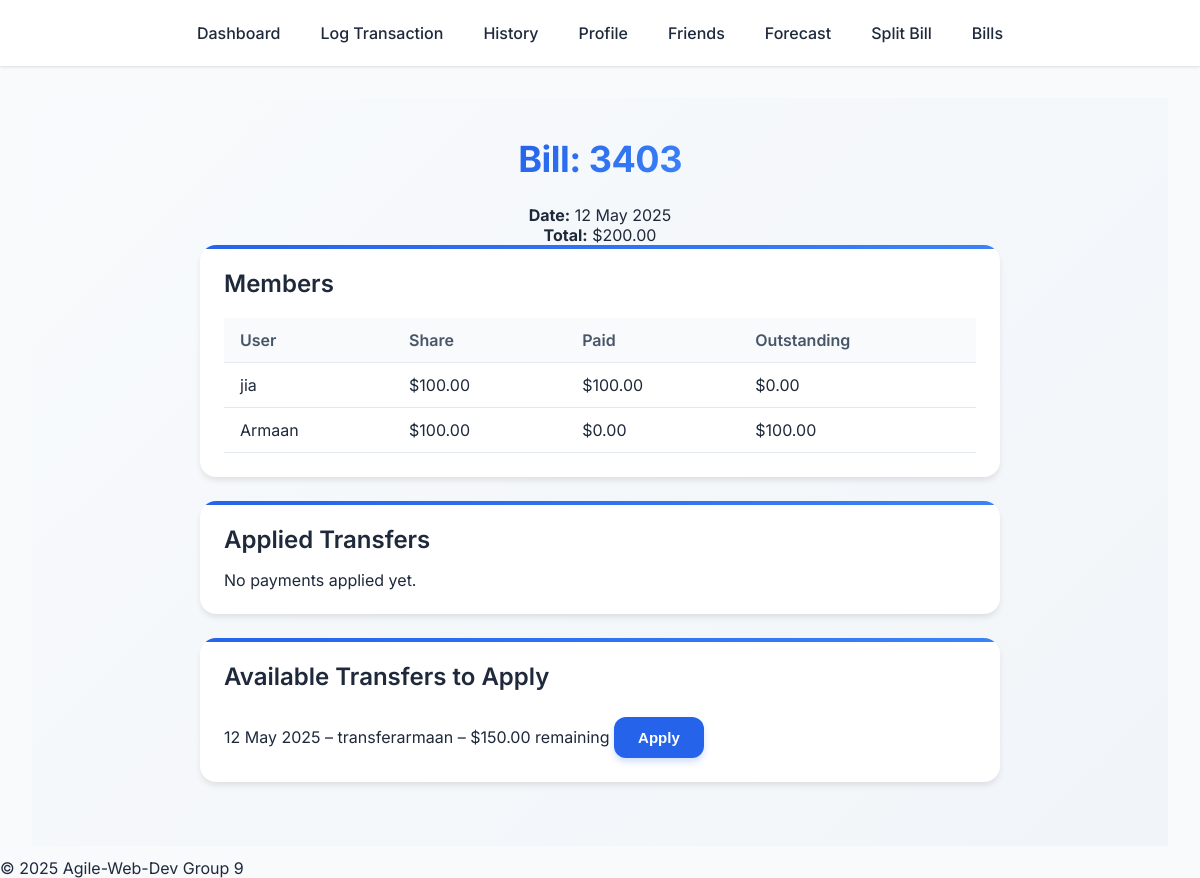
/bill/11 (signed in), run on the app's committed database.
### app/models.py (models this page shows, shortened)
class Bill(db.Model):
    __tablename__ = "bill"
    transactions = db.relationship(
        'BillTransaction',
        back_populates='bill',
        cascade='all, delete-orphan'
    )
    id           = db.Column(db.Integer, primary_key=True)
    created_by   = db.Column(db.Integer,
                             db.ForeignKey("users.id", ondelete="CASCADE"),
                             nullable=False)
    description  = db.Column(db.String(255))
    date         = db.Column(db.Date, default=func.current_date(), nullable=False)
    total        = db.Column(db.Numeric(12, 2), nullable=False)
    members = db.relationship(
        "BillMember",
        back_populates="bill",
        cascade="all, delete-orphan",
        passive_deletes=True,
    )

class BillMember(db.Model):
    __tablename__ = "bill_member"
    id        = db.Column(db.Integer, primary_key=True)
    bill_id   = db.Column(db.Integer,
                          db.ForeignKey("bill.id", ondelete="CASCADE"),
                          nullable=False)
    user_id   = db.Column(db.Integer,
                          db.ForeignKey("users.id", ondelete="CASCADE"),
                          nullable=False)
    share     = db.Column(db.Numeric(12, 2), nullable=False)     # “what I owe”
    paid      = db.Column(db.Numeric(12, 2), default=0)          # “what I have paid”
    settled   = db.Column(db.Boolean, default=False)
    bill  = db.relationship("Bill", back_populates="members")
    user  = db.relationship("User")

class User(db.Model, UserMixin):
    __tablename__ = 'users'
    id       = db.Column(db.Integer, primary_key=True)
    username = db.Column(db.String(150), unique=True, nullable=False)
    email    = db.Column(db.String(150), unique=True, nullable=False)
    password = db.Column(db.String(150), nullable=False)
    settings  = db.relationship(
        'UserSettings',
        uselist=False,
        back_populates='user',
        cascade='all, delete-orphan'
    )
    transactions = db.relationship(
        'Transaction',
        back_populates='user',
        lazy='dynamic',
        cascade='all, delete-orphan'
    )
    friends = db.relationship(
        "User",
        secondary=friends_table,
        primaryjoin=(friends_table.c.user_id    == id),
        secondaryjoin=(friends_table.c.friend_id == id),
        backref="friended_by",
        lazy="dynamic"
    )

class Transaction(db.Model):
    __tablename__ = 'transactions'
    id                 = db.Column(db.Integer, primary_key=True)
    user_id            = db.Column(
        db.Integer,
        db.ForeignKey('users.id', ondelete='CASCADE'),
        nullable=False
    )
    date               = db.Column(db.Date, nullable=False)
    amount             = db.Column(db.Numeric(10, 2), nullable=False)  # always stored positive
    category           = db.Column(db.String, nullable=False)
    type               = db.Column(
        db.Enum(TransactionType, name='tx_type'),
        nullable=False
    )
    transfer_direction = db.Column(db.Enum('in','out', name='transfer_dir'), nullable=True)
    description        = db.Column(db.String(255), nullable=True)
    user               = db.relationship(
        'User',
        back_populates='transactions'
    )
    bill_transactions = db.relationship('BillTransaction',
                                        back_populates='transaction')
    @property
    def remaining(self):
        applied = sum(bt.amount_applied for bt in self.bill_transactions)
        return float(self.amount) - float(applied)

class BillTransaction(db.Model):
    __tablename__ = 'bill_transaction'
    id             = db.Column(db.Integer, primary_key=True)
    bill_id        = db.Column(db.Integer, db.ForeignKey('bill.id', ondelete='CASCADE'), nullable=False)
    transaction_id = db.Column(db.Integer, db.ForeignKey('transactions.id', ondelete='CASCADE'), nullable=False)
    amount_applied = db.Column(db.Numeric(12,2), nullable=False)
    bill        = db.relationship('Bill', back_populates='transactions')
    transaction = db.relationship('Transaction')

### app/routes.py (the view)
@main.route('/bill/<int:bill_id>')
@login_required
def bill_detail(bill_id):
    bill = Bill.query.get_or_404(bill_id)
    member_ids = {bm.user_id for bm in bill.members}
    if current_user.id not in member_ids and bill.created_by != current_user.id:
        abort(403)
    cand_q = (Transaction.query
                    .join(TransactionFriend, Transaction.id == TransactionFriend.transaction_id)
                    .filter(TransactionFriend.friend_id.in_(member_ids))
             )
    suggested = [t for t in cand_q
                     if t.remaining > 0]
    return render_template(
        'bill_detail.html',
        bill=bill,
        members=bill.members,
        suggested=suggested
    )

### app/__init__.py (called while the page is built)
def create_app():
    app = Flask(__name__)
    app.config.from_object('config.Config')
    CSRFProtect(app)
    db.init_app(app)
    migrate.init_app(app, db)
    login_manager.init_app(app)
    with app.app_context():
        alembic_upgrade()
    from .models import User
    @login_manager.user_loader
    def load_user(user_id):
        return User.query.get(int(user_id))
    from .routes import main
    app.register_blueprint(main)
    return app

### app/templates/bill_detail.html (shortened to what this page needs)
{% extends "base.html" %}
{% block content %}
<div class="page-container">
  <h1>Bill: {{ bill.description }}</h1>
  <p><strong>Date:</strong> {{ bill.date.strftime('%d %b %Y') }}</p>
  <p><strong>Total:</strong> ${{ '%.2f' | format(bill.total) }}</p>
  <div class="card">
    <h2>Members</h2>
    <table class="transaction-table">
      <thead>
        <tr><th>User</th><th>Share</th><th>Paid</th><th>Outstanding</th></tr>
      </thead>
      <tbody>
        {% for m in members %}
          {% set out = m.share - m.paid %}
          <tr data-user="{{ m.user_id }}">
            <td>{{ m.user.username }}</td>
            <td>${{ '%.2f'|format(m.share) }}</td>
            <td>${{ '%.2f'|format(m.paid) }}</td>
            <td class="outstanding-cell">${{ '%.2f'|format(out) }}</td>
          </tr>
        {% endfor %}
      </tbody>
    </table>
  </div>
  <div class="card">
    <h2>Applied Transfers</h2>
    <ul id="applied-list" class="user-list">
      {% for tf in bill.transactions %}
        <li>
          {{ tf.transaction.date.strftime('%d %b %Y') }}
          – {{ tf.transaction.description }}
          – ${{ '%.2f'|format(tf.amount_applied) }}
        </li>
      {% else %}
        <li>No payments applied yet.</li>
      {% endfor %}
    </ul>
  </div>
  <div class="card">
    <h2>Available Transfers to Apply</h2>
    <ul class="user-list" id="suggested-list">
      {% for tx in suggested %}
        <li>
          {{ tx.date.strftime('%d %b %Y') }}
          – {{ tx.description }}
          – ${{ '%.2f'|format(tx.remaining) }} remaining
          <button
            type="button"
            class="btn btn--sm apply-btn"
            data-bill="{{ bill.id }}"
            data-tx="{{ tx.id }}"
          >Apply</button>
        </li>
      {% else %}
        <li style="color:#94a3b8">No other transfers available.</li>
      {% endfor %}
    </ul>
  </div>
</div>
{% endblock %}

### app/static/css/main.css (style rules this page uses)
:root { --primary: #2563eb; --primary-dark: #1d4ed8; --secondary: #64748b; --accent: #3b82f6; --success: #10b981; --warning: #f59e0b; --danger: #ef4444; --background: #f8fafc; --white: #ffffff; --text-primary: #1e293b; --text-secondary: #475569; --shadow-sm: 0 1px 3px rgba(0,0,0,0.12); --shadow-md: 0 4px 6px -1px rgba(0,0,0,0.1); --shadow-lg: 0 10px 15px -3px rgba(0,0,0,0.1); }
* { box-sizing: border-box; margin: 0; padding: 0; }
body { margin: 0; font-family: 'Inter', sans-serif; background: var(--background); color: var(--text-primary); }
.page-container { padding: 40px 60px; position: relative; display: flex; flex-direction: column; align-items: center; background: linear-gradient(135deg, #f8fafc 0%, #f1f5f9 100%); min-height: 80vh; }
h1 { font-size: 36px; background: linear-gradient(135deg, var(--primary) 0%, var(--accent) 100%); background-clip: text; -webkit-background-clip: text; -webkit-text-fill-color: transparent; font-weight: 700; margin-bottom: 24px; letter-spacing: -0.5px; line-height: 1.2; text-align: center; position: relative; z-index: 1; }
h2 { font-size: 24px; color: var(--text-primary); font-weight: 600; margin-bottom: 16px; }
.card { background-color: var(--white); border-radius: 16px; padding: 24px; box-shadow: var(--shadow-md); margin-bottom: 24px; width: 100%; max-width: 800px; position: relative; overflow: hidden; }
.card::before { content: ''; position: absolute; top: 0; left: 0; width: 100%; height: 4px; background: linear-gradient(90deg, var(--primary) 0%, var(--accent) 100%); }
.button, button[type="submit"], .btn { padding: 12px 24px; border: none; background-color: var(--primary); color: var(--white); font-size: 15px; font-weight: 600; border-radius: 12px; cursor: pointer; transition: all 0.2s cubic-bezier(0.4, 0, 0.2, 1); box-shadow: 0 4px 6px rgba(37, 99, 235, 0.2); margin-top: 10px; }
.user-list { list-style: none; padding: 0; margin: 0; }
.transaction-table { width: 100%; border-collapse: collapse; margin-top: 20px; }
.transaction-table th, .transaction-table td { padding: 12px 16px; text-align: left; border-bottom: 1px solid #e2e8f0; }
.transaction-table th { background-color: #f8fafc; font-weight: 600; color: var(--text-secondary); }

### data on the page
Bill: description "3403", date "12 May 2025", total "200.00"
BillMember: user.username "jia", share "100.00", paid "100.00", settled "0.00"
BillMember: user.username "Armaan", share "100.00", paid "0.00"
Transaction: date "12 May 2025", description "transferarmaan"
BillTransaction: remaining "150.00"
